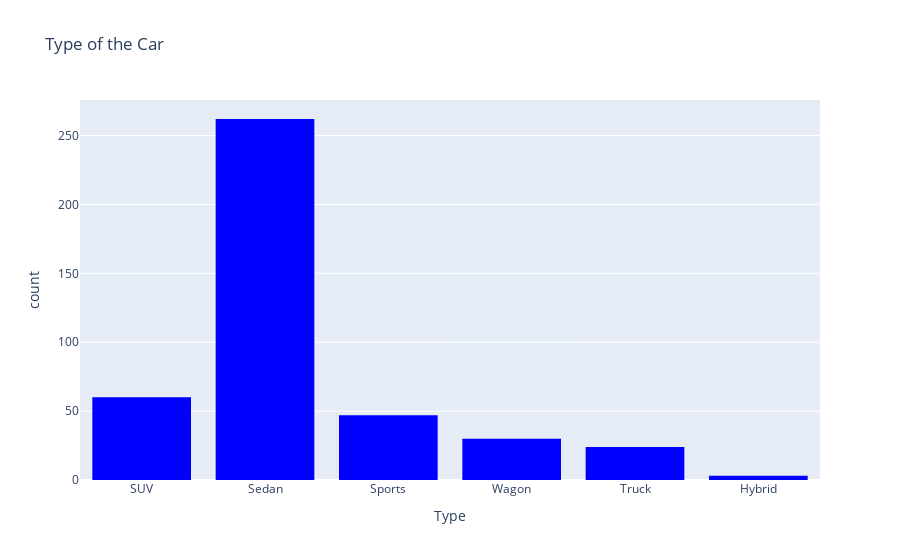

Notebook code for this chart:
### Code cell
fig = px.histogram(car_df,x="Type",labels={"Type":"Type"},
                  title = "Type of the Car",
                  color_discrete_sequence=["blue"])
fig.show()

### Figure 1 — Plotly figure (JSON) as saved in the notebook; plotly's stock layout.template omitted (floating-point values rounded to 4 significant figures; data arrays with more than 128 entries replaced by an {"elided": "..."} marker saying what was removed)
{"data": [{"alignmentgroup": "True", "bingroup": "x", "hovertemplate": "Type=%{x}<br>count=%{y}<extra></extra>", "legendgroup": "", "marker": {"color": "blue"}, "name": "", "offsetgroup": "", "orientation": "v", "showlegend": false, "type": "histogram", "x": {"elided": "426 str values"}, "xaxis": "x", "yaxis": "y"}], "layout": {"barmode": "relative", "legend": {"tracegroupgap": 0}, "title": {"text": "Type of the Car"}, "xaxis": {"anchor": "y", "domain": [0, 1], "title": {"text": "Type"}}, "yaxis": {"anchor": "x", "domain": [0, 1], "title": {"text": "count"}}}}
